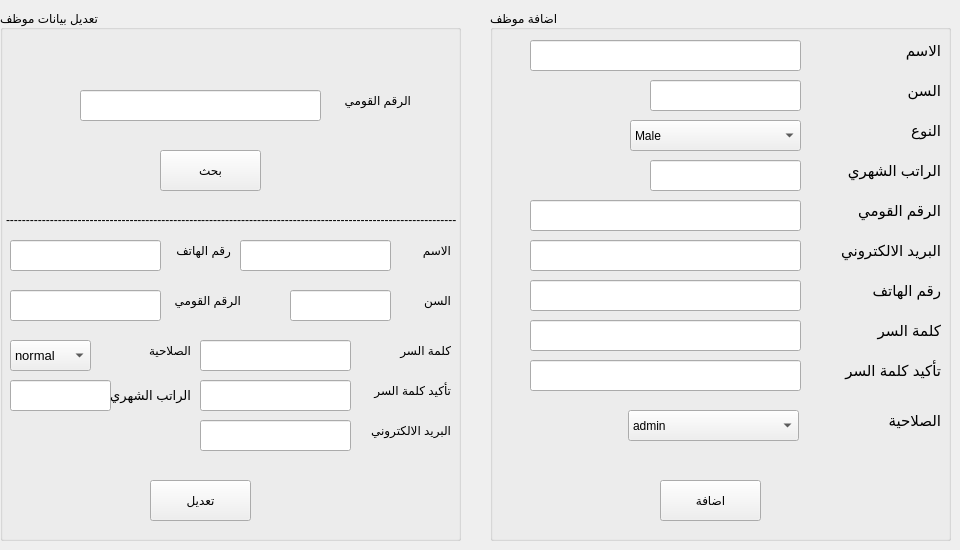
        <widget class="QWidget" name="tab_25">
         <attribute name="title">
          <string>Add/Edit Employee</string>
         </attribute>
         <widget class="QGroupBox" name="groupBox">
          <property name="geometry">
           <rect>
            <x>490</x>
            <y>10</y>
            <width>461</width>
            <height>531</height>
           </rect>
          </property>
          <property name="title">
           <string>اضافة موظف</string>
          </property>
          <widget class="QLabel" name="label_68">
           <property name="geometry">
            <rect>
             <x>320</x>
             <y>220</y>
             <width>131</width>
             <height>41</height>
            </rect>
           </property>
           <property name="font">
            <font>
             <pointsize>11</pointsize>
            </font>
           </property>
           <property name="text">
            <string>البريد الالكتروني</string>
           </property>
          </widget>
          <widget class="QLineEdit" name="empage">
           <property name="geometry">
            <rect>
             <x>160</x>
             <y>70</y>
             <width>151</width>
             <height>31</height>
            </rect>
           </property>
           <property name="font">
            <font>
             <pointsize>10</pointsize>
            </font>
           </property>
          </widget>
          <widget class="QLabel" name="label_70">
           <property name="geometry">
            <rect>
             <x>320</x>
             <y>260</y>
             <width>131</width>
             <height>41</height>
            </rect>
           </property>
           <property name="font">
            <font>
             <pointsize>11</pointsize>
            </font>
           </property>
           <property name="text">
            <string>رقم الهاتف</string>
           </property>
          </widget>
          <widget class="QLineEdit" name="empnat">
           <property name="geometry">
            <rect>
             <x>40</x>
             <y>190</y>
             <width>271</width>
             <height>31</height>
            </rect>
           </property>
           <property name="font">
            <font>
             <pointsize>10</pointsize>
            </font>
           </property>
          </widget>
          <widget class="QLineEdit" name="empmail">
           <property name="geometry">
            <rect>
             <x>40</x>
             <y>230</y>
             <width>271</width>
             <height>31</height>
            </rect>
           </property>
           <property name="font">
            <font>
             <pointsize>10</pointsize>
            </font>
           </property>
          </widget>
          <widget class="QLineEdit" name="empname">
           <property name="geometry">
            <rect>
             <x>40</x>
             <y>30</y>
             <width>271</width>
             <height>31</height>
            </rect>
           </property>
           <property name="font">
            <font>
             <pointsize>10</pointsize>
            </font>
           </property>
          </widget>
          <widget class="QLabel" name="label_71">
           <property name="geometry">
            <rect>
             <x>330</x>
             <y>180</y>
             <width>121</width>
             <height>41</height>
            </rect>
           </property>
           <property name="font">
            <font>
             <pointsize>11</pointsize>
            </font>
           </property>
           <property name="text">
            <string>الرقم القومي</string>
           </property>
          </widget>
          <widget class="QLineEdit" name="emp_phone">
           <property name="geometry">
            <rect>
             <x>40</x>
             <y>270</y>
             <width>271</width>
             <height>31</height>
            </rect>
           </property>
           <property name="font">
            <font>
             <pointsize>10</pointsize>
            </font>
           </property>
          </widget>
          <widget class="QLabel" name="label_72">
           <property name="geometry">
            <rect>
             <x>330</x>
             <y>20</y>
             <width>121</width>
             <height>41</height>
            </rect>
           </property>
           <property name="font">
            <font>
             <pointsize>11</pointsize>
            </font>
           </property>
           <property name="text">
            <string>الاسم</string>
           </property>
          </widget>
          <widget class="QLabel" name="label_73">
           <property name="geometry">
            <rect>
             <x>330</x>
             <y>60</y>
             <width>121</width>
             <height>41</height>
            </rect>
           </property>
           <property name="font">
            <font>
             <pointsize>11</pointsize>
            </font>
           </property>
           <property name="text">
            <string>السن</string>
           </property>
          </widget>
          <widget class="QLineEdit" name="emppass">
           <property name="geometry">
            <rect>
             <x>40</x>
             <y>310</y>
             <width>271</width>
             <height>31</height>
            </rect>
           </property>
           <property name="font">
            <font>
             <pointsize>10</pointsize>
            </font>
           </property>
           <property name="echoMode">
            <enum>QLineEdit::Password</enum>
           </property>
          </widget>
          <widget class="QLineEdit" name="emppass2">
           <property name="geometry">
            <rect>
             <x>40</x>
             <y>350</y>
             <width>271</width>
             <height>31</height>
            </rect>
           </property>
           <property name="font">
            <font>
             <pointsize>10</pointsize>
            </font>
           </property>
           <property name="echoMode">
            <enum>QLineEdit::Password</enum>
           </property>
          </widget>
          <widget class="QLabel" name="label_74">
           <property name="geometry">
            <rect>
             <x>320</x>
             <y>300</y>
             <width>131</width>
             <height>41</height>
            </rect>
           </property>
           <property name="font">
            <font>
             <pointsize>11</pointsize>
            </font>
           </property>
           <property name="text">
            <string>كلمة السر</string>
           </property>
          </widget>
          <widget class="QLabel" name="label_75">
           <property name="geometry">
            <rect>
             <x>320</x>
             <y>340</y>
             <width>131</width>
             <height>41</height>
            </rect>
           </property>
           <property name="font">
            <font>
             <pointsize>11</pointsize>
            </font>
           </property>
           <property name="text">
            <string>تأكيد كلمة السر</string>
           </property>
          </widget>
          <widget class="QPushButton" name="signemp">
           <property name="geometry">
            <rect>
             <x>170</x>
             <y>470</y>
             <width>101</width>
             <height>41</height>
            </rect>
           </property>
           <property name="text">
            <string>اضافة</string>
           </property>
          </widget>
          <widget class="QLabel" name="label_89">
           <property name="geometry">
            <rect>
             <x>320</x>
             <y>390</y>
             <width>131</width>
             <height>41</height>
            </rect>
           </property>
           <property name="font">
            <font>
             <pointsize>11</pointsize>
            </font>
           </property>
           <property name="text">
            <string>الصلاحية</string>
           </property>
          </widget>
          <widget class="QComboBox" name="pbox">
           <property name="geometry">
            <rect>
             <x>138</x>
             <y>400</y>
             <width>171</width>
             <height>31</height>
            </rect>
           </property>
           <item>
            <property name="text">
             <string>admin</string>
            </property>
           </item>
           <item>
            <property name="text">
             <string>co-admin</string>
            </property>
           </item>
           <item>
            <property name="text">
             <string>normal</string>
            </property>
           </item>
           <item>
            <property name="text">
             <string>worker</string>
            </property>
           </item>
          </widget>
          <widget class="QComboBox" name="gender">
           <property name="geometry">
            <rect>
             <x>140</x>
             <y>110</y>
             <width>171</width>
             <height>31</height>
            </rect>
           </property>
           <item>
            <property name="text">
             <string>Male</string>
            </property>
           </item>
           <item>
            <property name="text">
             <string>Female</string>
            </property>
           </item>
          </widget>
          <widget class="QLabel" name="label_90">
           <property name="geometry">
            <rect>
             <x>320</x>
             <y>100</y>
             <width>131</width>
             <height>41</height>
            </rect>
           </property>
           <property name="font">
            <font>
             <pointsize>11</pointsize>
            </font>
           </property>
           <property name="text">
            <string>النوع</string>
           </property>
          </widget>
          <widget class="QLineEdit" name="empsalary">
           <property name="geometry">
            <rect>
             <x>160</x>
             <y>150</y>
             <width>151</width>
             <height>31</height>
            </rect>
           </property>
           <property name="font">
            <font>
             <pointsize>10</pointsize>
            </font>
           </property>
          </widget>
          <widget class="QLabel" name="label_84">
           <property name="geometry">
            <rect>
             <x>330</x>
             <y>140</y>
             <width>121</width>
             <height>41</height>
            </rect>
           </property>
           <property name="font">
            <font>
             <pointsize>11</pointsize>
            </font>
           </property>
           <property name="text">
            <string>الراتب الشهري</string>
           </property>
          </widget>
         </widget>
         <widget class="QGroupBox" name="groupBox_4">
          <property name="geometry">
           <rect>
            <x>0</x>
            <y>10</y>
            <width>461</width>
            <height>531</height>
           </rect>
          </property>
          <property name="title">
           <string>تعديل بيانات موظف</string>
          </property>
          <widget class="QLabel" name="label_76">
           <property name="geometry">
            <rect>
             <x>360</x>
             <y>400</y>
             <width>91</width>
             <height>41</height>
            </rect>
           </property>
           <property name="font">
            <font>
             <pointsize>9</pointsize>
            </font>
           </property>
           <property name="text">
            <string>البريد الالكتروني</string>
           </property>
          </widget>
          <widget class="QLineEdit" name="lineEdit_52">
           <property name="geometry">
            <rect>
             <x>290</x>
             <y>280</y>
             <width>101</width>
             <height>31</height>
            </rect>
           </property>
           <property name="font">
            <font>
             <pointsize>10</pointsize>
            </font>
           </property>
          </widget>
          <widget class="QLabel" name="label_77">
           <property name="geometry">
            <rect>
             <x>160</x>
             <y>220</y>
             <width>71</width>
             <height>41</height>
            </rect>
           </property>
           <property name="font">
            <font>
             <pointsize>9</pointsize>
            </font>
           </property>
           <property name="text">
            <string>رقم الهاتف</string>
           </property>
          </widget>
          <widget class="QLineEdit" name="lineEdit_53">
           <property name="geometry">
            <rect>
             <x>10</x>
             <y>280</y>
             <width>151</width>
             <height>31</height>
            </rect>
           </property>
           <property name="font">
            <font>
             <pointsize>10</pointsize>
            </font>
           </property>
          </widget>
          <widget class="QLineEdit" name="lineEdit_54">
           <property name="geometry">
            <rect>
             <x>200</x>
             <y>410</y>
             <width>151</width>
             <height>31</height>
            </rect>
           </property>
           <property name="font">
            <font>
             <pointsize>10</pointsize>
            </font>
           </property>
          </widget>
          <widget class="QLineEdit" name="lineEdit_55">
           <property name="geometry">
            <rect>
             <x>240</x>
             <y>230</y>
             <width>151</width>
             <height>31</height>
            </rect>
           </property>
           <property name="font">
            <font>
             <pointsize>10</pointsize>
            </font>
           </property>
          </widget>
          <widget class="QLabel" name="label_78">
           <property name="geometry">
            <rect>
             <x>170</x>
             <y>270</y>
             <width>71</width>
             <height>41</height>
            </rect>
           </property>
           <property name="font">
            <font>
             <pointsize>9</pointsize>
            </font>
           </property>
           <property name="text">
            <string>الرقم القومي</string>
           </property>
          </widget>
          <widget class="QLineEdit" name="lineEdit_56">
           <property name="geometry">
            <rect>
             <x>10</x>
             <y>230</y>
             <width>151</width>
             <height>31</height>
            </rect>
           </property>
           <property name="font">
            <font>
             <pointsize>10</pointsize>
            </font>
           </property>
          </widget>
          <widget class="QLabel" name="label_79">
           <property name="geometry">
            <rect>
             <x>410</x>
             <y>220</y>
             <width>41</width>
             <height>41</height>
            </rect>
           </property>
           <property name="font">
            <font>
             <pointsize>9</pointsize>
            </font>
           </property>
           <property name="text">
            <string>الاسم</string>
           </property>
          </widget>
          <widget class="QLabel" name="label_80">
           <property name="geometry">
            <rect>
             <x>410</x>
             <y>270</y>
             <width>41</width>
             <height>41</height>
            </rect>
           </property>
           <property name="font">
            <font>
             <pointsize>9</pointsize>
            </font>
           </property>
           <property name="text">
            <string>السن</string>
           </property>
          </widget>
          <widget class="QLineEdit" name="lineEdit_57">
           <property name="geometry">
            <rect>
             <x>200</x>
             <y>330</y>
             <width>151</width>
             <height>31</height>
            </rect>
           </property>
           <property name="font">
            <font>
             <pointsize>10</pointsize>
            </font>
           </property>
           <property name="echoMode">
            <enum>QLineEdit::Password</enum>
           </property>
          </widget>
          <widget class="QLineEdit" name="lineEdit_58">
           <property name="geometry">
            <rect>
             <x>200</x>
             <y>370</y>
             <width>151</width>
             <height>31</height>
            </rect>
           </property>
           <property name="font">
            <font>
             <pointsize>10</pointsize>
            </font>
           </property>
           <property name="echoMode">
            <enum>QLineEdit::Password</enum>
           </property>
          </widget>
          <widget class="QLabel" name="label_81">
           <property name="geometry">
            <rect>
             <x>390</x>
             <y>320</y>
             <width>61</width>
             <height>41</height>
            </rect>
           </property>
           <property name="font">
            <font>
             <pointsize>9</pointsize>
            </font>
           </property>
           <property name="text">
            <string>كلمة السر</string>
           </property>
          </widget>
          <widget class="QLabel" name="label_82">
           <property name="geometry">
            <rect>
             <x>360</x>
             <y>360</y>
             <width>91</width>
             <height>41</height>
            </rect>
           </property>
           <property name="font">
            <font>
             <pointsize>9</pointsize>
            </font>
           </property>
           <property name="text">
            <string>تأكيد كلمة السر</string>
           </property>
          </widget>
          <widget class="QLabel" name="label_83">
           <property name="geometry">
            <rect>
             <x>320</x>
             <y>70</y>
             <width>91</width>
             <height>41</height>
            </rect>
           </property>
           <property name="font">
            <font>
             <pointsize>9</pointsize>
            </font>
           </property>
           <property name="text">
            <string>الرقم القومي</string>
           </property>
          </widget>
          <widget class="QLineEdit" name="lineEdit_59">
           <property name="geometry">
            <rect>
             <x>80</x>
             <y>80</y>
             <width>241</width>
             <height>31</height>
            </rect>
           </property>
           <property name="font">
            <font>
             <pointsize>10</pointsize>
            </font>
           </property>
          </widget>
          <widget class="QLabel" name="label_16">
           <property name="geometry">
            <rect>
             <x>6</x>
             <y>200</y>
             <width>451</width>
             <height>20</height>
            </rect>
           </property>
           <property name="text">
            <string>-----------------------------------------------------------------------------------------------------------------</string>
           </property>
          </widget>
          <widget class="QPushButton" name="pushButton_42">
           <property name="geometry">
            <rect>
             <x>160</x>
             <y>140</y>
             <width>101</width>
             <height>41</height>
            </rect>
           </property>
           <property name="text">
            <string>بحث</string>
           </property>
          </widget>
          <widget class="QPushButton" name="pushButton_44">
           <property name="geometry">
            <rect>
             <x>150</x>
             <y>470</y>
             <width>101</width>
             <height>41</height>
            </rect>
           </property>
           <property name="text">
            <string>تعديل</string>
           </property>
          </widget>
          <widget class="QComboBox" name="comboBox_25">
           <property name="geometry">
            <rect>
             <x>10</x>
             <y>330</y>
             <width>81</width>
             <height>31</height>
            </rect>
           </property>
           <property name="font">
            <font>
             <pointsize>10</pointsize>
            </font>
           </property>
           <item>
            <property name="text">
             <string>normal</string>
            </property>
           </item>
           <item>
            <property name="text">
             <string>admin</string>
            </property>
           </item>
           <item>
            <property name="text">
             <string>co-admin</string>
            </property>
           </item>
           <item>
            <property name="text">
             <string>worker</string>
            </property>
           </item>
          </widget>
          <widget class="QLabel" name="label_95">
           <property name="geometry">
            <rect>
             <x>140</x>
             <y>320</y>
             <width>51</width>
             <height>41</height>
            </rect>
           </property>
           <property name="font">
            <font>
             <pointsize>9</pointsize>
            </font>
           </property>
           <property name="text">
            <string>الصلاحية</string>
           </property>
          </widget>
          <widget class="QLineEdit" name="empsalary_2">
           <property name="geometry">
            <rect>
             <x>10</x>
             <y>370</y>
             <width>101</width>
             <height>31</height>
            </rect>
           </property>
           <property name="font">
            <font>
             <pointsize>10</pointsize>
            </font>
           </property>
          </widget>
          <widget class="QLabel" name="label_96">
           <property name="geometry">
            <rect>
             <x>110</x>
             <y>370</y>
             <width>81</width>
             <height>31</height>
            </rect>
           </property>
           <property name="font">
            <font>
             <pointsize>10</pointsize>
            </font>
           </property>
           <property name="text">
            <string>الراتب الشهري</string>
           </property>
          </widget>
         </widget>
        </widget>
